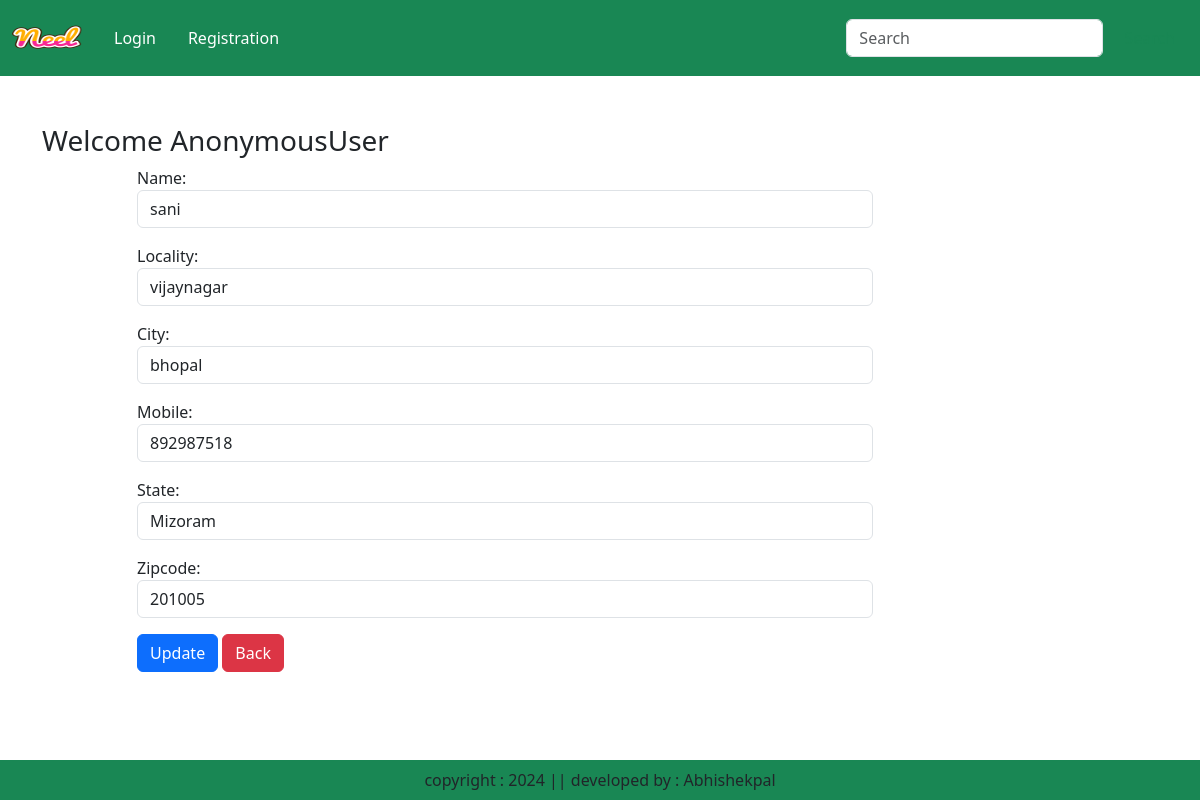
Page /updateaddress/1/ on the committed database.
### app/models.py (models this page shows, shortened)
class Customer(models.Model):
    user = models.ForeignKey(User, on_delete=models.CASCADE)
    name = models.CharField(max_length=200)
    locality = models.CharField(max_length=200)
    city = models.CharField(max_length=50)
    mobile = models.IntegerField(default=0)
    zipcode = models.IntegerField()
    state = models.CharField(choices=STATE_CHOICES,max_length=100)

### app/views.py (the view, shortened to what this page needs)
# urls.py: path('updateaddress/<int:pk>/', views.UpdateAddress.as_view(), name='updateaddress'),
class UpdateAddress(View):
    def get(self, request, pk):
        add = Customer.objects.get(pk=pk)
        form = CustomerProfileForm(instance=add)
        return render(request, 'app/updateAddress.html', locals())

### app/forms.py
class CustomerProfileForm(forms.ModelForm):
    class Meta:
        model = Customer
        fields = ['name', 'locality', 'city', 'mobile', 'state', 'zipcode']
        widgets = {
            'name': forms.TextInput(attrs={'class': 'form-control'}),
            'locality': forms.TextInput(attrs={'class': 'form-control'}),
            'city': forms.TextInput(attrs={'class': 'form-control'}),
            'mobile': forms.NumberInput(attrs={'class': 'form-control'}),
            'state': forms.Select(attrs={'class': 'form-control'}),
            'zipcode': forms.NumberInput(attrs={'class': 'form-control'}),
        }

### app/templates/app/updateaddress.html (shortened to what this page needs)
{% extends 'app/base.html' %}
{% load static %}
{% block main-content %}
<div class="container my-5">
    <div class="row">
        <h3>Welcome <span class="text-capitalize">{{ request.user }}</span></h3>
        <div class="col-sm-8 offset-sm-1">
            <form action="" method="post">
                {% for fm in form %}
                    <div class="mb-3">
                        {{ fm.label_tag }}
                        {{ fm }}
                    </div>
                {% endfor %}
                <div class="col-12 mt-3">
                    <button type="submit" class="btn btn-primary">Update</button>
                    <a href="{% url 'address' %}" class="btn btn-danger">Back</a>
                </div>
            </form>
        </div>
    </div>
</div>
{% endblock main-content %}

### rows in the picture
Customer: form "sani" "vijaynagar" "bhopal" "892987518" "Mizoram" "201005"

### other values in the picture
{{ request.user }} "AnonymousUser"
{{ fm.label_tag }} "Name:" "Locality:" "City:" "Mobile:" "State:" "Zipcode:"
